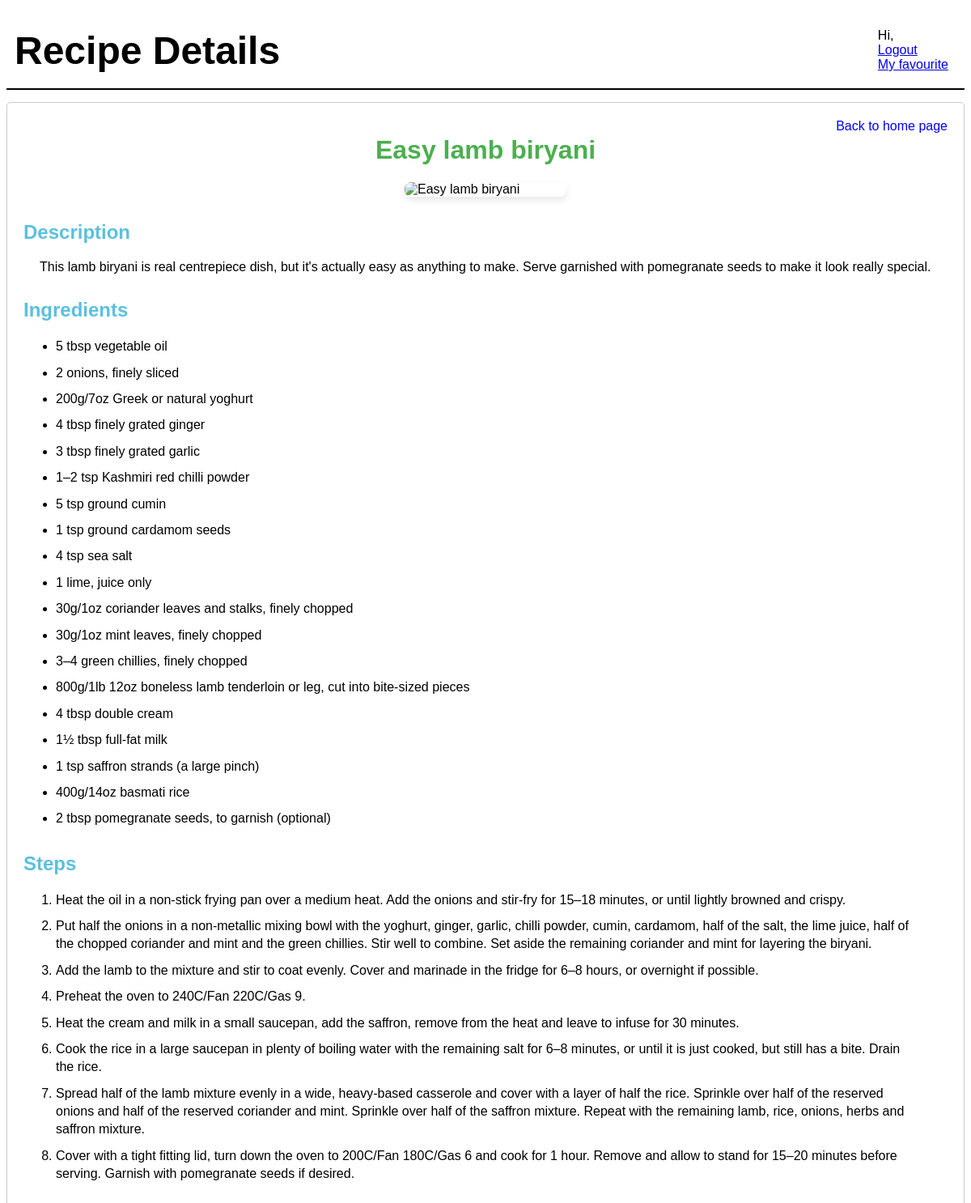
The page /recipe page.php?id=4 (signed in) on the database its author committed.
### tables this page shows
CREATE TABLE `recipes` (
  `recipesid` int(11) NOT NULL,
  `name` varchar(255) NOT NULL,
  `description` text NOT NULL,
  `rating` int(11) NOT NULL,
  `cuisine` varchar(50) NOT NULL,
  `cookingtime` varchar(25) NOT NULL,
  `img` longblob NOT NULL
);

CREATE TABLE `ingredients` (
  `ingredientsid` int(11) NOT NULL,
  `recipe_id` int(11) DEFAULT NULL,
  `ingredient` varchar(255) DEFAULT NULL
);

CREATE TABLE `steps` (
  `stepsid` int(11) NOT NULL,
  `recipe_id` int(11) DEFAULT NULL,
  `step` text DEFAULT NULL,
  `time` int(11) DEFAULT NULL
);

### recipe page.php (the view, shortened to what this page needs)
<?php
require_once 'conn.php';
$recipe_id = isset($_GET['id']) ? intval($_GET['id']) :1;
$recipe_sql = "SELECT * FROM recipes WHERE recipesid = $recipe_id";
$recipe_result = $conn->query($recipe_sql);
$recipe = $recipe_result->fetch_assoc();
$ingredients_sql = "SELECT * FROM ingredients WHERE recipe_id = $recipe_id";
$ingredients_result = $conn->query($ingredients_sql);
$steps_sql = "SELECT * FROM steps WHERE recipe_id = $recipe_id";
$steps_result = $conn->query($steps_sql);
?>
<!DOCTYPE html>
<html lang="en">
<head>
    <link rel="stylesheet" href="styles.css">
</head>
<body>
    <div class="header">
        <h1>Recipe Details</h1>
        <p class="welcome">Hi, <?php echo $_SESSION['username']; ?><br>
        <a href="logout.php" class="logout" onclick="confirmLogout()">Logout</a><br>
        <a href="favouritepage.php">My favourite</a></p>
    </div>
    <div class= recipecontainer>
        <a href="homepage.php" class="back-link">Back to home page</a>
        <h1><?php echo htmlspecialchars($recipe['name']); ?></h1>
        <img src="<?php echo htmlspecialchars($recipe['img']); ?>" alt="<?php echo htmlspecialchars($recipe['name']); ?>">
        <h2>Description</h2>
        <p><?php echo htmlspecialchars($recipe['description']); ?></p>
        <h2>Ingredients</h2>
        <ul>
            <?php while($ingredient = $ingredients_result->fetch_assoc()): ?>
                <li><?php echo htmlspecialchars($ingredient['ingredient']); ?></li>
            <?php endwhile; ?>
        </ul>
        <h2>Steps</h2>
            <ol>
                <?php while($step = $steps_result->fetch_assoc()): ?>
                    <li><?php echo htmlspecialchars($step['step']); ?></li>
                <?php endwhile; ?>
        </ol>
    </div>
</body>
</html>

### styles.css (style rules this page uses)
body { font-family: Arial, sans-serif; }
.recipecontainer { padding: 20px; border: 1px solid #ccc; border-radius: 5px; position: relative; }
.recipecontainer h1 { color: #4CAF50; text-align: center; margin-top: 20px; }
.recipecontainer h2 { color: #5bc0de; margin-top: 30px; text-align: left; }
.recipecontainer img { display: block; margin: 0 auto; max-width: 200px; border-radius: 8px; box-shadow: 0 4px 8px rgba(0,0,0,0.1); }
.recipecontainer p { padding: 0 20px; text-align: justify; }
.recipecontainer ul, ol { padding: 0 40px; }
.recipecontainer ul { list-style-type: disc; }
.recipecontainer ol { list-style-type: decimal; }
.recipecontainer li { margin: 10px 0; line-height: 1.4; }
.back-link { position:absolute; top:20px; right: 20px; color: blue; text-decoration: none; }
.header { display: flex; justify-content: space-between; align-items: center; margin: 15px 0; padding: 10px; border-bottom: 2px solid black; font-family: Arial, sans-serif; }
.header h1 { margin: 0; font-size: 300%; }
.header p { margin:10px; }

### rows shown on the page
recipes: name "Easy lamb biryani", description "This lamb biryani is real centrepiece dish, but it's actually easy as anything to make. Serve garnished with pomegranate seeds to make it look really special."
ingredients: ingredient "5 tbsp vegetable oil"
ingredients: ingredient "2 onions, finely sliced"
ingredients: ingredient "200g/7oz Greek or natural yoghurt"
ingredients: ingredient "4 tbsp finely grated ginger"
ingredients: ingredient "3 tbsp finely grated garlic"
ingredients: ingredient "1–2 tsp Kashmiri red chilli powder"
ingredients: ingredient "5 tsp ground cumin"
ingredients: ingredient "1 tsp ground cardamom seeds"
ingredients: ingredient "4 tsp sea salt"
ingredients: ingredient "1 lime, juice only"
ingredients: ingredient "30g/1oz coriander leaves and stalks, finely chopped"
ingredients: ingredient "30g/1oz mint leaves, finely chopped"
ingredients: ingredient "3–4 green chillies, finely chopped"
ingredients: ingredient "800g/1lb 12oz boneless lamb tenderloin or leg, cut into bite-sized pieces"
ingredients: ingredient "4 tbsp double cream"
ingredients: ingredient "1½ tbsp full-fat milk"
ingredients: ingredient "1 tsp saffron strands (a large pinch)"
ingredients: ingredient "400g/14oz basmati rice"
ingredients: ingredient "2 tbsp pomegranate seeds, to garnish (optional)"
steps: step "Heat the oil in a non-stick frying pan over a medium heat. Add the onions and stir-fry for 15–18 minutes, or until lightly browned and crispy."
steps: step "Put half the onions in a non-metallic mixing bowl with the yoghurt, ginger, garlic, chilli powder, cumin, cardamom, half of the salt, the lime juice, half of the chopped coriander and mint and the green chillies. Stir well to combine. Set aside the remaining coriander and mint for layering the biryani."
steps: step "Add the lamb to the mixture and stir to coat evenly. Cover and marinade in the fridge for 6–8 hours, or overnight if possible."
steps: step "Preheat the oven to 240C/Fan 220C/Gas 9."
steps: step "Heat the cream and milk in a small saucepan, add the saffron, remove from the heat and leave to infuse for 30 minutes."
steps: step "Cook the rice in a large saucepan in plenty of boiling water with the remaining salt for 6–8 minutes, or until it is just cooked, but still has a bite. Drain the rice."
steps: step "Spread half of the lamb mixture evenly in a wide, heavy-based casserole and cover with a layer of half the rice. Sprinkle over half of the reserved onions and half of the reserved coriander and mint. Sprinkle over half of the saffron mixture. Repeat with the remaining lamb, rice, onions, herbs and saffron mixture."
steps: step "Cover with a tight fitting lid, turn down the oven to 200C/Fan 180C/Gas 6 and cook for 1 hour. Remove and allow to stand for 15–20 minutes before serving. Garnish with pomegranate seeds if desired."
